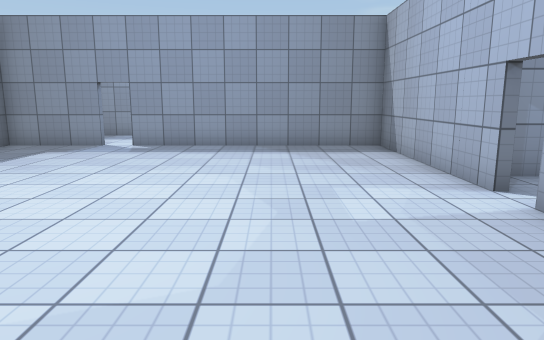
[1] (above)

12 first-person views from a walk through a Unity game level. The camera is 1.4 m above the floor, tilts 10° down and sees 70° across. The floor is counted in squares, 1 m on a side. Each view is taken from the middle of a square. On the plan, view 1 faces up. The plan holds only what a view shows up to about 16 squares ahead; the rest is blank. The place goes on beyond the plan. The player character is not drawn. Surface patterns are stand-ins for the level's own textures.

[2]
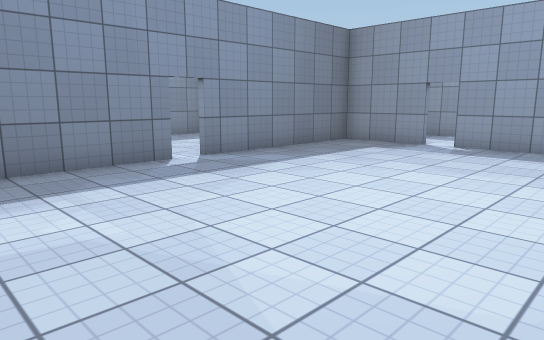

[3]
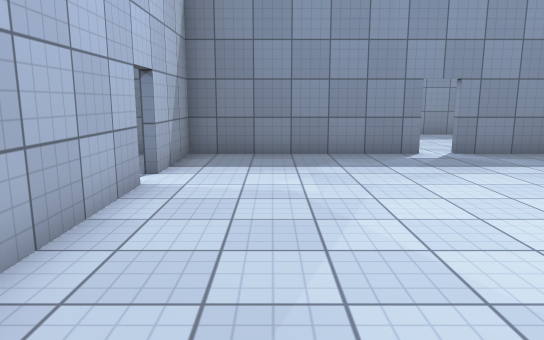

[4]
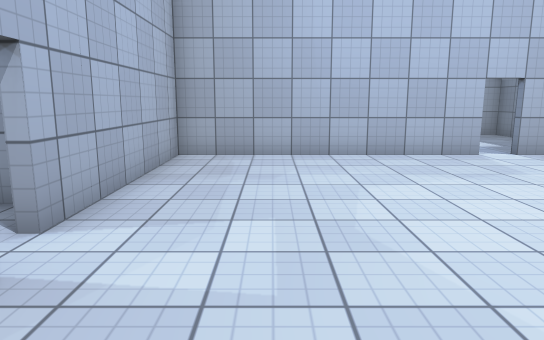

[5]
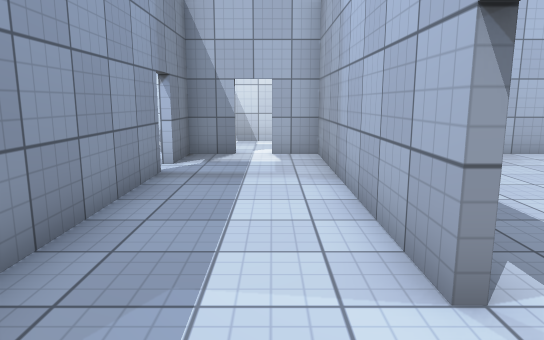

[6]
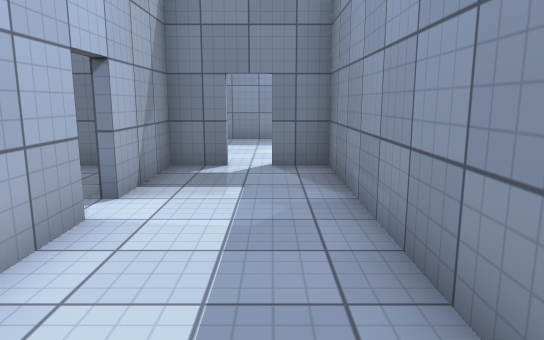

[7]
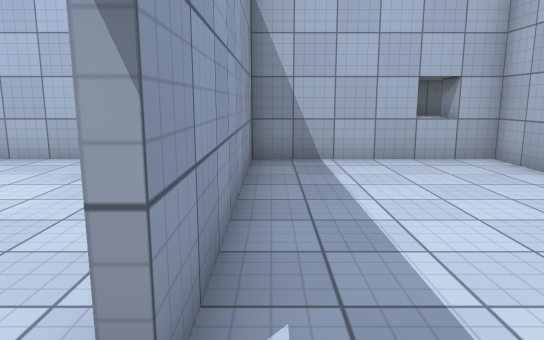

[8]
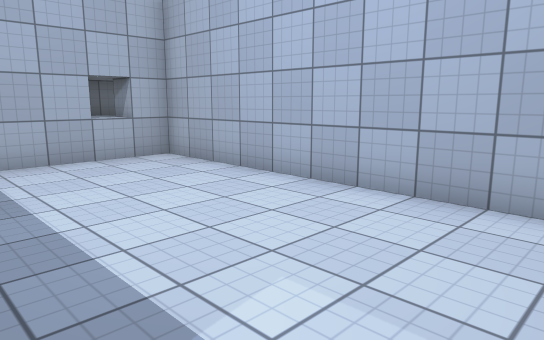

[9]
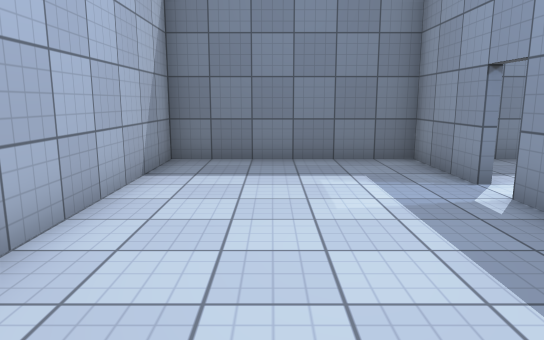

[10]
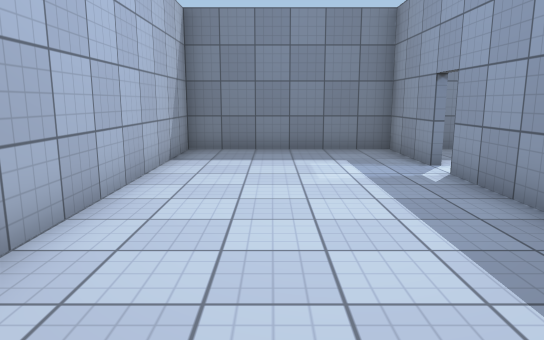

[11]
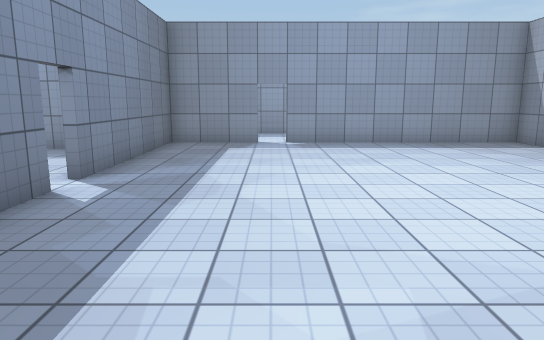

[12]
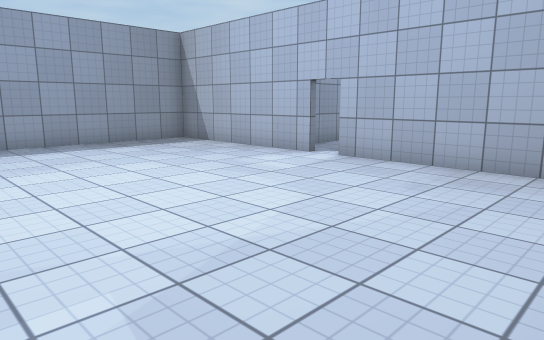

### Floor plan
Points are (right, up) in squares from view 1. A wall is a line through its corners. A room is listed if a view was taken in it or the views show most of it. See-through windows are left out.
Room 1 (views 1, 2, 3, 4)
walls: (-8.5, 5.1) (-8.5, -1.2) (-5.5, -1.2); (3.5, 5.9) (3.5, 12.5) (-4.5, 12.5); (-5.4, 12.5) (-8.5, 12.5) (-8.5, 6); (-4.6, -1.2) (3.5, -1.2) (3.5, 5)
ways out: opening at (-5, 13) to room 2; opening at (-5, -1) to room 3; gap at (-9, 5.5); gap at (4, 5.5)
Room 2 (views 5, 6)
walls: (-4.5, 12.7) (3.5, 12.7) (3.5, 14); (0.8, 16.3) (-8.5, 16.3) (-8.5, 15); (-8.5, 14.1) (-8.5, 12.7) (-5.5, 12.7); (3.5, 14.9) (3.5, 16.3) (1.8, 16.3)
ways out: opening at (-5, 13) to room 1; gap at (-9, 14.5); gap at (4, 14.5)
Room 3 (views 7, 8, 9, 10, 11, 12)
walls: (-5.5, -1.5) (-8.5, -1.5) (-8.5, -7.5) (3.5, -7.5) (3.5, -1.5) (-4.6, -1.5)
ways out: opening at (-5, -1) to room 1

Where each view was taken, in squares from view 1:
view 1: 0 up, 0 right, facing up
view 2: 0 up, 0 right, facing up-left
view 3: 1 up, 2 right, facing left
view 4: 9 up, 1 right, facing down
view 5: 14 up, 7 left, facing right
view 6: 15 up, 0 right, facing left
view 7: 2 down, 6 left, facing right
view 8: 2 down, 6 left, facing down-right
view 9: 5 down, 1 right, facing left
view 10: 5 down, 3 right, facing left
view 11: 1 down, 5 left, facing up
view 12: 1 down, 5 left, facing up-right
